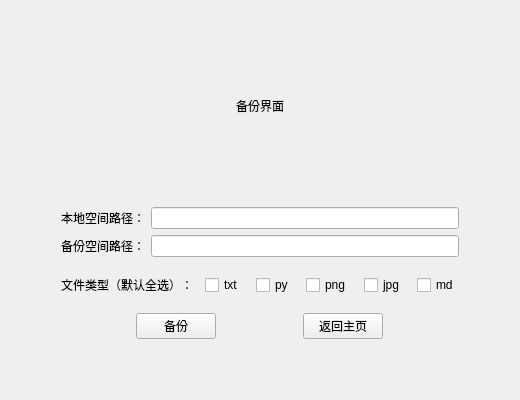
<?xml version="1.0" encoding="UTF-8"?>
<ui version="4.0">
 <class>Form</class>
 <widget class="QWidget" name="Form">
  <property name="geometry">
   <rect>
    <x>0</x>
    <y>0</y>
    <width>500</width>
    <height>400</height>
   </rect>
  </property>
  <property name="windowTitle">
   <string>Form</string>
  </property>
  <layout class="QVBoxLayout" name="verticalLayout_2">
   <item>
    <layout class="QVBoxLayout" name="verticalLayout">
     <property name="leftMargin">
      <number>50</number>
     </property>
     <property name="rightMargin">
      <number>50</number>
     </property>
     <property name="bottomMargin">
      <number>50</number>
     </property>
     <item>
      <widget class="QLabel" name="label">
       <property name="text">
        <string>备份界面</string>
       </property>
       <property name="alignment">
        <set>Qt::AlignCenter</set>
       </property>
      </widget>
     </item>
     <item>
      <layout class="QHBoxLayout" name="horizontalLayout">
       <item>
        <widget class="QLabel" name="label_4">
         <property name="text">
          <string>本地空间路径：</string>
         </property>
        </widget>
       </item>
       <item>
        <widget class="QLineEdit" name="lineEdit1"/>
       </item>
      </layout>
     </item>
     <item>
      <layout class="QHBoxLayout" name="horizontalLayout_2">
       <item>
        <widget class="QLabel" name="label_5">
         <property name="text">
          <string>备份空间路径：</string>
         </property>
        </widget>
       </item>
       <item>
        <widget class="QLineEdit" name="lineEdit2"/>
       </item>
      </layout>
     </item>
     <item>
      <layout class="QHBoxLayout" name="horizontalLayout_3">
       <property name="spacing">
        <number>12</number>
       </property>
       <property name="topMargin">
        <number>12</number>
       </property>
       <item>
        <widget class="QLabel" name="label_2">
         <property name="text">
          <string>文件类型（默认全选）：</string>
         </property>
        </widget>
       </item>
       <item>
        <widget class="QCheckBox" name="checkBox1">
         <property name="text">
          <string>txt</string>
         </property>
        </widget>
       </item>
       <item>
        <widget class="QCheckBox" name="checkBox2">
         <property name="text">
          <string>py</string>
         </property>
        </widget>
       </item>
       <item>
        <widget class="QCheckBox" name="checkBox3">
         <property name="text">
          <string>png</string>
         </property>
        </widget>
       </item>
       <item>
        <widget class="QCheckBox" name="checkBox4">
         <property name="text">
          <string>jpg</string>
         </property>
        </widget>
       </item>
       <item>
        <widget class="QCheckBox" name="checkBox5">
         <property name="text">
          <string>md</string>
         </property>
        </widget>
       </item>
      </layout>
     </item>
     <item>
      <layout class="QHBoxLayout" name="horizontalLayout_4">
       <property name="spacing">
        <number>12</number>
       </property>
       <property name="topMargin">
        <number>12</number>
       </property>
       <item>
        <widget class="QPushButton" name="Button1">
         <property name="sizePolicy">
          <sizepolicy hsizetype="Fixed" vsizetype="Fixed">
           <horstretch>0</horstretch>
           <verstretch>0</verstretch>
          </sizepolicy>
         </property>
         <property name="text">
          <string>备份</string>
         </property>
        </widget>
       </item>
       <item>
        <widget class="QPushButton" name="Button2">
         <property name="sizePolicy">
          <sizepolicy hsizetype="Fixed" vsizetype="Fixed">
           <horstretch>0</horstretch>
           <verstretch>0</verstretch>
          </sizepolicy>
         </property>
         <property name="text">
          <string>返回主页</string>
         </property>
        </widget>
       </item>
      </layout>
     </item>
    </layout>
   </item>
  </layout>
 </widget>
 <resources/>
 <connections/>
</ui>
